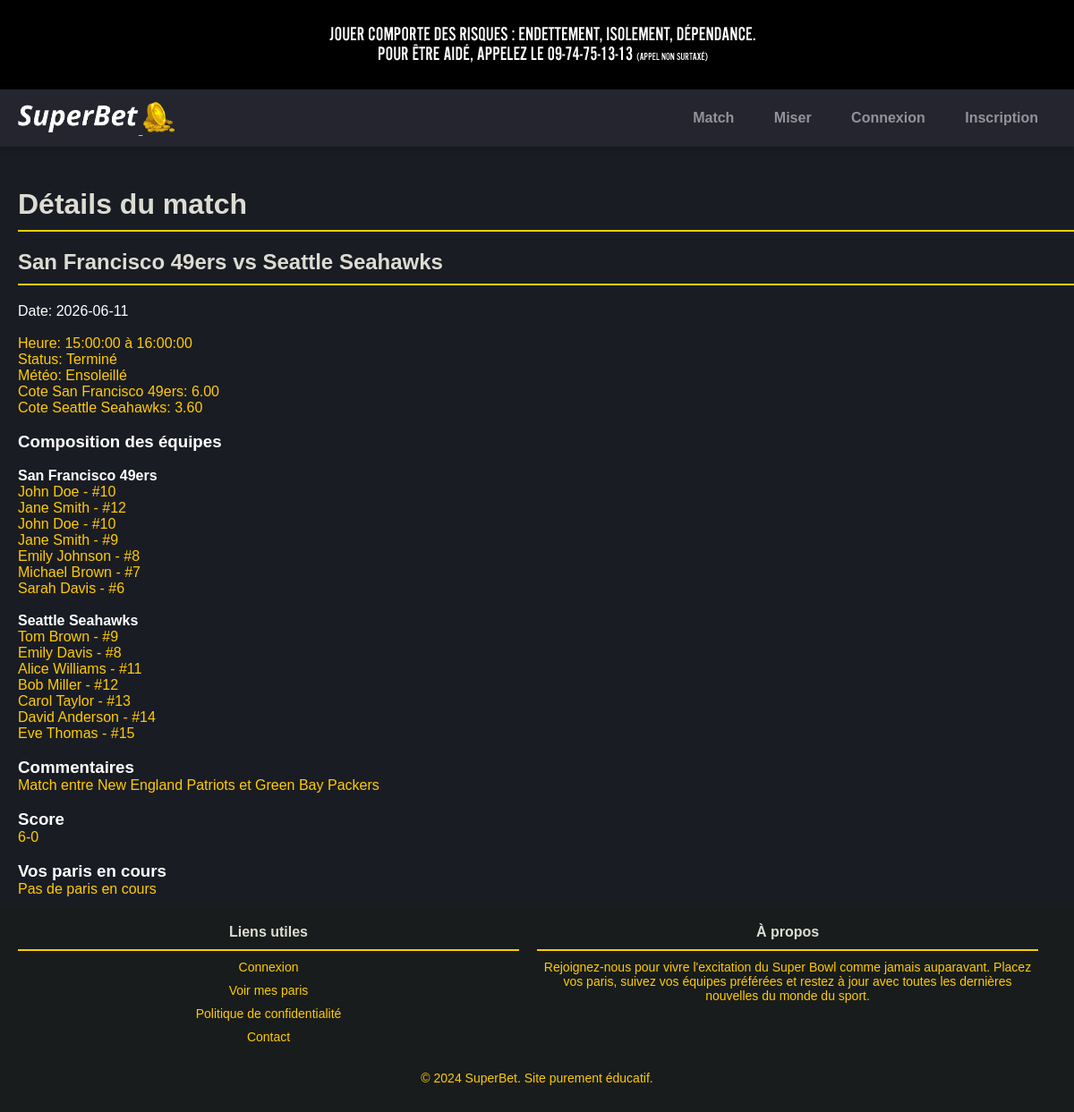
Page /ECF/public/details_match.php?id=1 on the committed database.
### tables this page shows
CREATE TABLE `matches` (
  `id` int(11) NOT NULL,
  `team1` varchar(100) NOT NULL,
  `team2` varchar(100) NOT NULL,
  `date` date NOT NULL,
  `start_time` time NOT NULL,
  `end_time` time NOT NULL,
  `status` varchar(50) NOT NULL,
  `score` varchar(20) DEFAULT NULL,
  `weather` varchar(50) DEFAULT NULL,
  `comments` text DEFAULT NULL,
  `odds_team1` decimal(10,2) DEFAULT NULL,
  `odds_team2` decimal(10,2) DEFAULT NULL,
  `league` varchar(255) DEFAULT NULL
);

CREATE TABLE `teams` (
  `id` int(11) NOT NULL,
  `name` varchar(100) NOT NULL,
  `country` varchar(100) NOT NULL
);

CREATE TABLE `players` (
  `id` int(11) NOT NULL,
  `first_name` varchar(100) NOT NULL,
  `last_name` varchar(100) NOT NULL,
  `number` int(11) NOT NULL,
  `team_id` int(11) DEFAULT NULL
);

### ECF/public/details_match.php (the view, shortened to what this page needs)
<?php
include '../includes/header.php';
$id = isset($_GET['id']) ? (int)$_GET['id'] : 0;
$query = '
    SELECT m.*, t1.name AS team1_name, t2.name AS team2_name
    FROM matches m
    JOIN teams t1 ON m.team1 = t1.id
    JOIN teams t2 ON m.team2 = t2.id
    WHERE m.id = :id
';
$stmt = $pdo->prepare($query);
$stmt->execute(['id' => $id]);
$match = $stmt->fetch(PDO::FETCH_ASSOC);
$query_team1 = 'SELECT * FROM players WHERE team_id = :team1_id';
$stmt_team1 = $pdo->prepare($query_team1);
$stmt_team1->execute(['team1_id' => $match['team1']]);
$players_team1 = $stmt_team1->fetchAll(PDO::FETCH_ASSOC);
$query_team2 = 'SELECT * FROM players WHERE team_id = :team2_id';
$stmt_team2 = $pdo->prepare($query_team2);
$stmt_team2->execute(['team2_id' => $match['team2']]);
$players_team2 = $stmt_team2->fetchAll(PDO::FETCH_ASSOC);
$bets = [];
?>
<!DOCTYPE html>
<html lang="fr">
<head>
    <link rel="stylesheet" href="../css/styles.css">
</head>
<body>
    <main class="content">
        <div class="match-details">
            <div id="details-match">
                <h1>Détails du match</h1>
                <h2 id="match-teams"><?= htmlspecialchars($match['team1_name']) ?> vs <?= htmlspecialchars($match['team2_name']) ?></h2>
                <p id="composition-title">Date: <?= htmlspecialchars($match['date']) ?></p>
                <br>
                <p id="match-time">Heure: <?= htmlspecialchars($match['start_time']) ?> à <?= htmlspecialchars($match['end_time']) ?></p>
                <p id="match-status">Status: <?= htmlspecialchars($match['status']) ?></p>
                <p id="match-weather">Météo: <?= htmlspecialchars($match['weather']) ?></p>
                <p id="odds-team1">Cote <?= htmlspecialchars($match['team1_name']) ?>: <?= htmlspecialchars($match['odds_team1']) ?></p>
                <p id="odds-team2">Cote <?= htmlspecialchars($match['team2_name']) ?>: <?= htmlspecialchars($match['odds_team2']) ?></p>
                <br>
                <h3 id="composition-title">Composition des équipes</h3>
                <br>
                <h4 id="composition-title"><?= htmlspecialchars($match['team1_name']) ?></h4>
                <ul id="team1-players">
                    <?php foreach ($players_team1 as $player) : ?>
                        <li><?= htmlspecialchars($player['first_name'] . ' ' . $player['last_name']) ?> - #<?= htmlspecialchars($player['number']) ?></li>
                    <?php endforeach; ?>
                </ul>
                <br>
                <h4 id="composition-title"><?= htmlspecialchars($match['team2_name']) ?></h4>
                <ul id="team2-players">
                    <?php foreach ($players_team2 as $player) : ?>
                        <li><?= htmlspecialchars($player['first_name'] . ' ' . $player['last_name']) ?> - #<?= htmlspecialchars($player['number']) ?></li>
                    <?php endforeach; ?>
                </ul>
                <br>
                <h3 id="composition-title">Commentaires</h3>
                <p id="comments"><?= nl2br(htmlspecialchars($match['comments'])) ?></p>
                <br>
                <h3 id="composition-title">Score</h3>
                <p id="score"><?= htmlspecialchars($match['score']) ?></p>
                <br>
                <h3 id="composition-title">Vos paris en cours</h3>
                <?php if (count($bets) > 0) : ?>
                    <ul id="bets-list">
                        <?php foreach ($bets as $bet) : ?>
                            <li>
                                Vous avez parié <?= htmlspecialchars($bet['amount']) ?>€ sur <?= htmlspecialchars($bet['team_id'] == $match['team1'] ? $match['team1_name'] : $match['team2_name']) ?>
                                <form method="post" class="bet-form">
                                    <input type="hidden" name="bet_id" value="<?= htmlspecialchars($bet['id']) ?>">
                                    <input type="number" name="amount" value="<?= htmlspecialchars($bet['amount']) ?>" step="0.00" min="0" required>
                                    <button type="submit" name="update_bet">Modifier</button>
                                </form>
                            </li>
                        <?php endforeach; ?>
                    </ul>
                <?php else : ?>
                    <p>Pas de paris en cours</p>
                <?php endif; ?>
            </div>
        </div>
    </main>
    <?php include '../includes/footer.php'; ?>
</body>
</html>

### ECF/includes/header.php (shortened to what this page needs)
<?php
$is_logged_in = isset($_SESSION['user_id']);
$user_role = null;
?>
<!DOCTYPE html>
<html lang="fr">
<head>
    <link rel="stylesheet" href="../css/styles.css">
</head>
<body>
    <header>
        <img src="../img/warn-anj.png" alt="Bannière" class="banner-image">
    </header>
    <div class="header-container">
        <nav>
            <header class="login-banner">
                <div class="logo-container">
                    <a href="index.php">
                        <img src="../img/SuperBet-logo.png" alt="Logo de votre site">
                        <img src="../img/24920.png" alt="Logo de votre site">
                    </a>
                </div>
                <div class="auth-links">
                    <a href="match.php" class="button">Match</a>
                    <a href="visualiser_match.php" class="button">Miser</a>
                    <?php if ($is_logged_in): ?>
                        <a href="profile.php" class="button">Mon Espace</a>
                        <?php if ($user_role === 'admin'): ?>
                            <a href="admin.php" class="button">ADMIN</a>
                        <?php elseif ($user_role === 'commentator'): ?>
                            <a href="commentator.php" class="button">COMMENTATEUR</a>
                        <?php endif; ?>
                        <a href="logout.php" class="button">Déconnexion</a>
                    <?php else: ?>
                        <a href="login.php" class="button">Connexion</a>
                        <a href="register.php" class="button">Inscription</a>
                    <?php endif; ?>
                </div>
            </header>
        </nav>
    </div>
</body>
</html>

### ECF/includes/footer.php (shortened to what this page needs)
<!DOCTYPE html>
<html lang="en">
<head>
    <link rel="stylesheet" href="../css/styles.css">
</head>
<body>
    <footer>
        <div class="footer-content">
            <div class="footer-links">
                <h2>Liens utiles</h2>
                <ul>
                    <li><a href="login.php">Connexion</a></li>
                    <li><a href="bet_history.php">Voir mes paris</a></li>
                    <li><a href="">Politique de confidentialité</a></li>
                    <li><a href="">Contact</a></li>
                </ul>
            </div>
            <div class="footer-info">
                <h2>À propos</h2>
                <p>Rejoignez-nous pour vivre l'excitation du Super Bowl comme jamais auparavant. Placez vos paris, suivez vos équipes préférées et restez à jour avec toutes les dernières nouvelles du monde du sport.</p>
            </div>
        </div>
        <div class="footer-bottom">
            <p>&copy; 2024 SuperBet. Site purement éducatif.</p>
        </div>
    </footer>
</body>
</html>

### ECF/css/styles.css (style rules this page uses)
* { margin: 0; padding: 0; color: #ffcc00; box-sizing: border-box; font-family: Arial, sans-serif; }
body { background-color: #1a1c24; background-size: cover; background-attachment: fixed; background-position: center; background-repeat: no-repeat; color: #ffcc00; display: flex; flex-direction: column; min-height: 100vh; }
.content { padding-left: 20px; padding-top: 10px; }
header { position: fixed; top: 0; left: 0; width: 100%; background-color: #000000; color: #fff; padding: 20px; text-align: center; z-index: 1000; }
ul { list-style-type: none; padding: 0; }
.match-details { flex: 1; }
.login-banner { display: flex; align-items: center; justify-content: space-between; background-color: #24252f; color: #fff; padding: 10px 20px; position: fixed; top: 100px; margin-bottom: 70px; left: 0; width: 100%; box-shadow: 0 4px 6px rgba(0, 0, 0, 0.1); z-index: 1000; }
.logo-container { display: flex; align-items: center; }
.logo-container img { height: 40px; }
html, body { height: 100%; margin: 0; }
body { display: flex; flex-direction: column; }
footer { background-color: #181c1c; color: #ffcc00; padding: 20px; font-size: 14px; text-align: center; position: relative; bottom: 0; left: 0; width: 100%; box-sizing: border-box; margin-top: auto; / }
.footer-content { display: flex; align-items: flex-start; max-width: 1200px; margin: 0 auto; }
.footer-links, .footer-info { flex: 1; margin-right: 20px; }
.footer-links h2, .footer-info h2 { margin-bottom: 10px; font-size: 16px; }
.footer-links ul { list-style: none; padding: 0; }
.footer-links ul li { margin-bottom: 10px; }
.footer-links a { color: #ffcc00; text-decoration: none; }
.footer-info p { margin: 0; }
.footer-bottom { margin-top: 20px; text-align: center; }
.footer-bottom p { margin: 10px 0; }
ul { list-style: none; padding: 0; }
.match-details { flex: 1; padding-bottom: 10px; }
.button { color: #92939a; border-radius: 4px; padding: 10px 20px; text-align: center; text-decoration: none; display: inline-block; border-radius: 5px; font-size: 16px; font-weight: bold; transition: background-color 0.3s, color 0.3s, border-color 0.3s; }
.content { margin-top: 200px; display: flex; justify-content: center; align-items: center; }
.content { display: flex; align-items: flex-start; }
.banner-image { max-width: 100%; height: auto; }
h1, h2 { color: #dcdcd2; border-bottom: 2px solid #ffcc00; padding-bottom: 10px; margin-bottom: 20px; }
#composition-title,#comments-title,#score-title { color: white; }

### rows in the picture
matches: teams.name "San Francisco 49ers", teams.name "Seattle Seahawks", date "2026-06-11", start_time "15:00:00", end_time "16:00:00", status "Terminé", weather "Ensoleillé", odds_team1 "6.00", odds_team2 "3.60", comments "Match entre New England Patriots et Green Bay Packers", score "6-0"
players: first_name+last_name "John Doe", number "10"
players: first_name+last_name "Jane Smith", number "12"
players: first_name+last_name "John Doe", number "10"
players: first_name+last_name "Jane Smith", number "9"
players: first_name+last_name "Emily Johnson", number "8"
players: first_name+last_name "Michael Brown", number "7"
players: first_name+last_name "Sarah Davis", number "6"
players: first_name+last_name "Tom Brown", number "9"
players: first_name+last_name "Emily Davis", number "8"
players: first_name+last_name "Alice Williams", number "11"
players: first_name+last_name "Bob Miller", number "12"
players: first_name+last_name "Carol Taylor", number "13"
players: first_name+last_name "David Anderson", number "14"
players: first_name+last_name "Eve Thomas", number "15"
